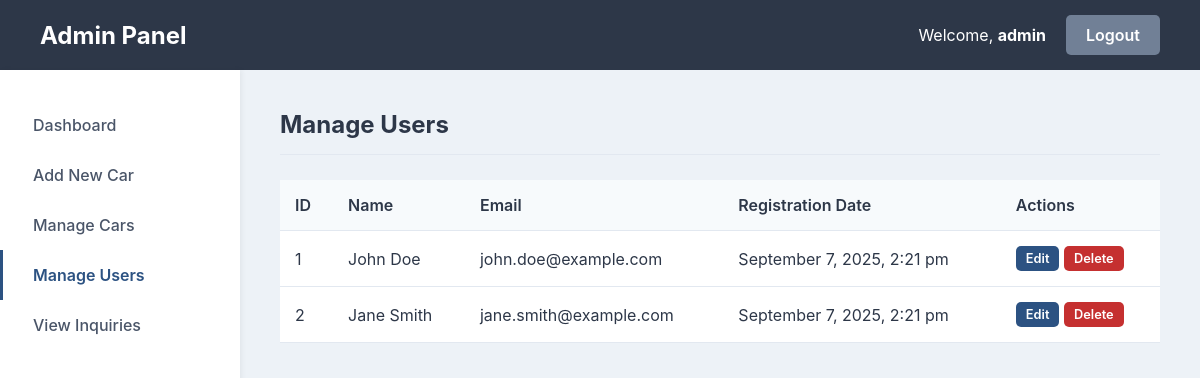
/Admin/manage_users.php (signed in), run on the app's committed database.
### tables this page shows
CREATE TABLE `users` (
  `id` int(11) NOT NULL AUTO_INCREMENT,
  `name` varchar(100) NOT NULL,
  `email` varchar(100) NOT NULL,
  `password` varchar(255) NOT NULL,
  `registration_date` timestamp NOT NULL DEFAULT current_timestamp(),
  PRIMARY KEY (`id`),
  UNIQUE KEY `email` (`email`)
);

### functions.php (called while the page is built, shortened)
<?php
function _e(?string $string): string {
    return htmlspecialchars($string ?? '', ENT_QUOTES, 'UTF-8');
}
?>

### Admin/manage_users.php (the view, shortened to what this page needs)
<?php
$page_title = 'Manage Users';
require_once 'partials/header.php';
$stmt = $pdo->query("SELECT id, name, email, registration_date FROM users ORDER BY registration_date DESC");
$users = $stmt->fetchAll();
?>
<div class="table-container">
    <table class="admin-table">
        <thead>
            <tr>
                <th>ID</th>
                <th>Name</th>
                <th>Email</th>
                <th>Registration Date</th>
                <th>Actions</th>
            </tr>
        </thead>
        <tbody>
            <?php if (empty($users)): ?>
                <tr>
                    <td colspan="5" style="text-align:center;">No registered users found.</td>
                </tr>
            <?php else: ?>
                <?php foreach ($users as $user): ?>
                    <tr>
                        <td><?= _e($user['id']) ?></td>
                        <td><?= _e($user['name']) ?></td>
                        <td><?= _e($user['email']) ?></td>
                        <td><?= date("F j, Y, g:i a", strtotime($user['registration_date'])) ?></td>
                        <td class="actions">
                            <a href="edit_user.php?id=<?= $user['id'] ?>" class="btn btn-sm">Edit</a>
                            <a href="manage_users.php?action=delete&id=<?= $user['id'] ?>" class="btn btn-sm btn-danger" onclick="return confirm('Are you sure you want to delete this user? This will also delete all their messages.');">Delete</a>
                        </td>
                    </tr>
                <?php endforeach; ?>
            <?php endif; ?>
        </tbody>
    </table>
</div>
<?php
require_once 'partials/footer.php';
?>

### Admin/partials/header.php (shortened to what this page needs)
<?php
require_once __DIR__ . '/../../functions.php';
?>
<!DOCTYPE html>
<html lang="en">
<head>
    <link rel="stylesheet" href="style.css">
</head>
<body>
    <div class="admin-wrapper">
        <header class="admin-header">
            <h1>Admin Panel</h1>
            <div class="header-right">
                <span>Welcome, <strong><?= _e($_SESSION['admin_username'] ?? '') ?></strong></span>
                <a href="index.php?action=logout" class="btn btn-secondary">Logout</a>
            </div>
        </header>
        <div class="admin-main">
            <?php require_once 'navigation.php'; ?>
            <section class="admin-content">
                <?php if (isset($page_title)): ?>
                    <h2><?= _e($page_title) ?></h2>
                <?php endif; ?>

### Admin/partials/navigation.php
<?php
$current_page = basename($_SERVER['SCRIPT_NAME']);
?>
<nav class="admin-nav">
    <ul>
        <li class="<?= ($current_page === 'index.php') ? 'active' : '' ?>">
            <a href="index.php">Dashboard</a>
        </li>
        <li class="<?= ($current_page === 'add_car.php' || $current_page === 'edit_car.php') ? 'active' : '' ?>">
            <a href="add_car.php">Add New Car</a>
        </li>
        <li class="<?= ($current_page === 'manage_cars.php') ? 'active' : '' ?>">
            <a href="manage_cars.php">Manage Cars</a>
        </li>
        <li class="<?= ($current_page === 'manage_users.php') ? 'active' : '' ?>">
            <a href="manage_users.php">Manage Users</a>
        </li>
        <li class="<?= ($current_page === 'messages.php') ? 'active' : '' ?>">
            <a href="messages.php">View Inquiries</a>
        </li>
    </ul>
</nav>

### Admin/partials/footer.php
            </section>
        </div>
    </div>
</body>
</html>

### Admin/style.css (style rules this page uses)
body { font-family: -apple-system, BlinkMacSystemFont, "Segoe UI", Roboto, "Helvetica Neue", Arial, sans-serif; background-color: #edf2f7; color: #2d3748; margin: 0; }
.btn { display: inline-block; padding: 10px 20px; border: none; border-radius: 5px; background-color: #2c5282; color: #fff; font-weight: 600; cursor: pointer; text-decoration: none; transition: background-color 0.2s; }
.btn-secondary { background-color: #718096; }
.btn-danger { background-color: #c53030; }
.admin-wrapper { display: flex; flex-direction: column; min-height: 100vh; }
.admin-header { display: flex; justify-content: space-between; align-items: center; padding: 0 40px; background-color: #2d3748; color: #fff; height: 70px; }
.admin-header h1 { font-size: 1.5rem; margin: 0; }
.admin-header .header-right { display: flex; align-items: center; gap: 20px; }
.admin-main { display: flex; flex: 1; }
.admin-nav { width: 240px; background-color: #fff; padding: 30px 0; box-shadow: 2px 0 5px rgba(0,0,0,0.05); }
.admin-nav ul { list-style: none; padding: 0; margin: 0; }
.admin-nav a { display: block; padding: 15px 30px; color: #4a5568; text-decoration: none; font-weight: 500; border-left: 3px solid transparent; }
.admin-nav li.active a { border-left-color: #2c5282; color: #2c5282; font-weight: 600; }
.admin-content { flex: 1; padding: 40px; }
.admin-content h2 { margin-top: 0; border-bottom: 1px solid #e2e8f0; padding-bottom: 15px; margin-bottom: 25px; }
.admin-table { width: 100%; border-collapse: collapse; background-color: #fff; box-shadow: 0 4px 6px rgba(0,0,0,0.05); }
.admin-table th, .admin-table td { padding: 15px; text-align: left; border-bottom: 1px solid #e2e8f0; }
.admin-table th { background-color: #f7fafc; font-weight: 600; }

### Admin/manage_users.php (style rules this page uses)
.btn-sm { padding: 5px 10px; font-size: 0.8rem; }
.table-container { overflow-x: auto; }

### data on the page
users: id "1", name "John Doe", email "john.doe@example.com", registration_date "September 7, 2025, 2:21 pm"
users: id "2", name "Jane Smith", email "jane.smith@example.com", registration_date "September 7, 2025, 2:21 pm"

### other printed values
_e($_SESSION['admin_username'] ?? '') "admin"
_e($page_title) "Manage Users"
